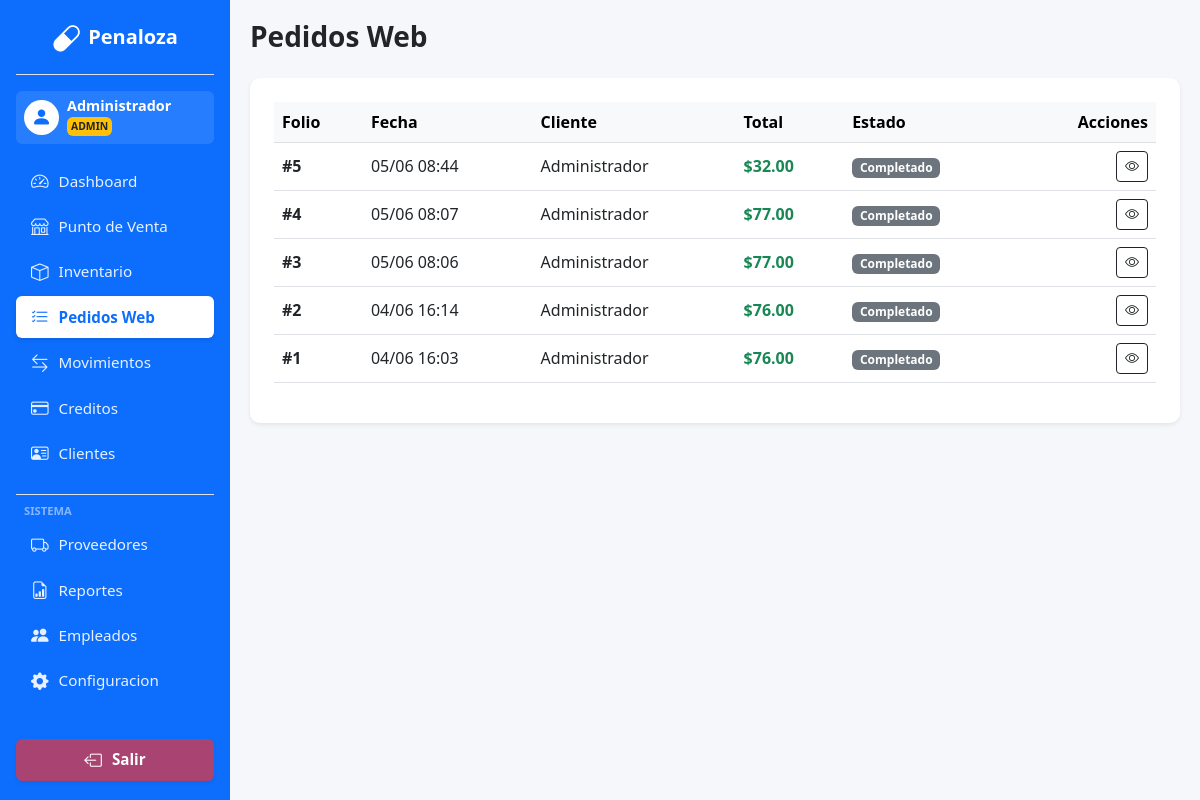
Page /pedidos.php (signed in) on the committed database.
### tables this page shows
CREATE TABLE `pedidos` (
  `id_pedido` int(11) NOT NULL,
  `id_usuario` int(11) NOT NULL,
  `id_cliente` int(11) DEFAULT NULL,
  `estado` enum('completado','cancelado','pendiente') NOT NULL DEFAULT 'completado',
  `tipo_pago` varchar(50) NOT NULL DEFAULT 'efectivo',
  `total` decimal(10,2) NOT NULL DEFAULT 0.00,
  `fecha` datetime NOT NULL DEFAULT current_timestamp(),
  `notas_cliente` text DEFAULT NULL,
  `fecha_resolucion` datetime DEFAULT NULL
);

CREATE TABLE `usuarios` (
  `id_usuario` int(11) NOT NULL,
  `nombre` varchar(150) NOT NULL,
  `correo` varchar(150) NOT NULL,
  `contraseña` varchar(255) NOT NULL,
  `rol` enum('admin','empleado','cliente') NOT NULL DEFAULT 'empleado',
  `estado` enum('activo','inactivo') NOT NULL DEFAULT 'activo',
  `rfc` varchar(20) DEFAULT NULL,
  `tipo_cliente` varchar(20) NOT NULL DEFAULT 'minorista',
  `limite_mayoreo` int(11) NOT NULL DEFAULT 50,
  `intentos_fallidos` int(11) NOT NULL DEFAULT 0,
  `bloqueado_hasta` datetime DEFAULT NULL,
  `fecha_registro` datetime NOT NULL DEFAULT current_timestamp()
);

### pedidos.php (the view, shortened to what this page needs)
<?php
include 'db.php'; include 'header.php';
$pedidos = $conexion->query("SELECT p.*, u.nombre as cliente FROM pedidos p INNER JOIN usuarios u ON p.id_usuario = u.id_usuario ORDER BY p.fecha DESC")->fetchAll(PDO::FETCH_ASSOC);
?>
<h3 class="fw-bold mb-4">Pedidos Web</h3>
<div class="card card-custom border-0 shadow-sm p-4">
    <table class="table table-hover align-middle">
        <thead class="table-light"><tr><th>Folio</th><th>Fecha</th><th>Cliente</th><th>Total</th><th>Estado</th><th class="text-end">Acciones</th></tr></thead>
        <tbody>
            <?php foreach($pedidos as $p):
                $col = ($p['estado']=='pendiente')?'bg-warning text-dark':(($p['estado']=='aceptado')?'bg-success':'bg-secondary');
            ?>
            <tr>
                <td class="fw-bold">#<?php echo $p['id_pedido']; ?></td>
                <td><?php echo date("d/m H:i", strtotime($p['fecha'])); ?></td>
                <td><?php echo $p['cliente']; ?></td>
                <td class="fw-bold text-success">$<?php echo number_format($p['total'], 2); ?></td>
                <td><span class="badge <?php echo $col; ?>"><?php echo ucfirst($p['estado']); ?></span></td>
                <td class="text-end">
                    <a href="ver_ticket.php?id=<?php echo $p['id_pedido']; ?>" target="_blank" class="btn btn-sm btn-outline-dark"><i class="bi bi-eye"></i></a>
                </td>
            </tr>
            <?php endforeach; ?>
        </tbody>
    </table>
</div>
</div></div></div>
</body></html>

### header.php (style rules this page uses)
body { background-color: #f5f7fb; font-family: 'Segoe UI', sans-serif; }
.card-custom { border: 1px solid #eaeaea; border-radius: 10px; box-shadow: 0 2px 10px rgba(0,0,0,0.03); background: white; }

### rows in the picture
pedidos: id_pedido "5", fecha "05/06 08:44", id_usuario.nombre "Administrador", total "32.00", estado "Completado"
pedidos: id_pedido "4", fecha "05/06 08:07", id_usuario.nombre "Administrador", total "77.00", estado "Completado"
pedidos: id_pedido "3", fecha "05/06 08:06", id_usuario.nombre "Administrador", total "77.00", estado "Completado"
pedidos: id_pedido "2", fecha "04/06 16:14", id_usuario.nombre "Administrador", total "76.00", estado "Completado"
pedidos: id_pedido "1", fecha "04/06 16:03", id_usuario.nombre "Administrador", total "76.00", estado "Completado"

### other values in the picture
$nombreSesion "Administrador"
$_SESSION['rol'] "ADMIN"
